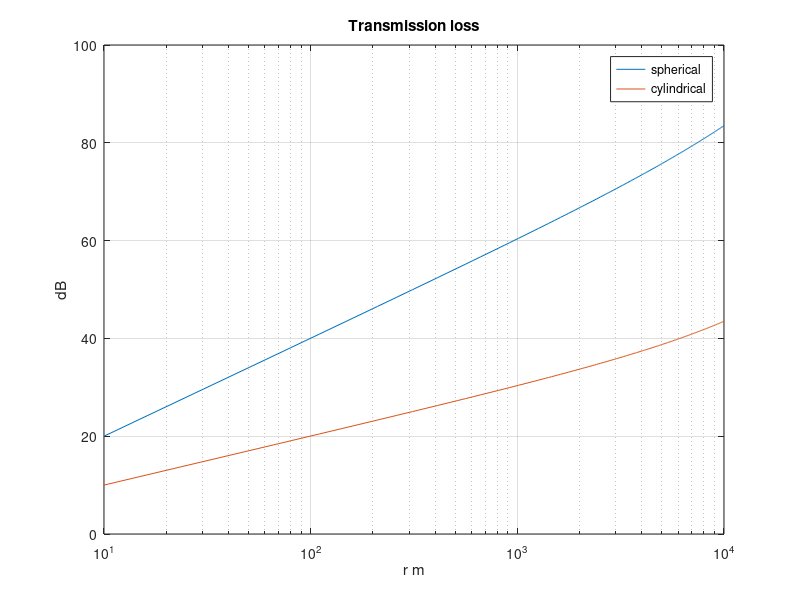

Write MATLAB code to recreate this figure.
% Transmission Loss
% Сферическое/цилиндрическое расхождение

Rmax = 10000; fK = 5;
r = linspace(10, Rmax, 200);
ka = 0.07*fK;
figure;
semilogx(r, 20*log10(r)+ka*r/1000, r, 10*log10(r)+ka*r/1000);
legend('spherical','cylindrical');
title('Transmission loss'); xlabel('r m'); ylabel('dB'); grid on;

%{
@play
{
 "title": "Transmission Loss",
 "groups": [
  {
   "name": "Parameters",
   "controls": [
    {
     "var": "Rmax",
     "label": "R max m",
     "min": 1000,
     "max": 20000,
     "step": 1000,
     "default": 10000
    },
    {
     "var": "fK",
     "label": "f kHz",
     "min": 1,
     "max": 20,
     "step": 1,
     "default": 5
    }
   ]
  }
 ]
}
%}
